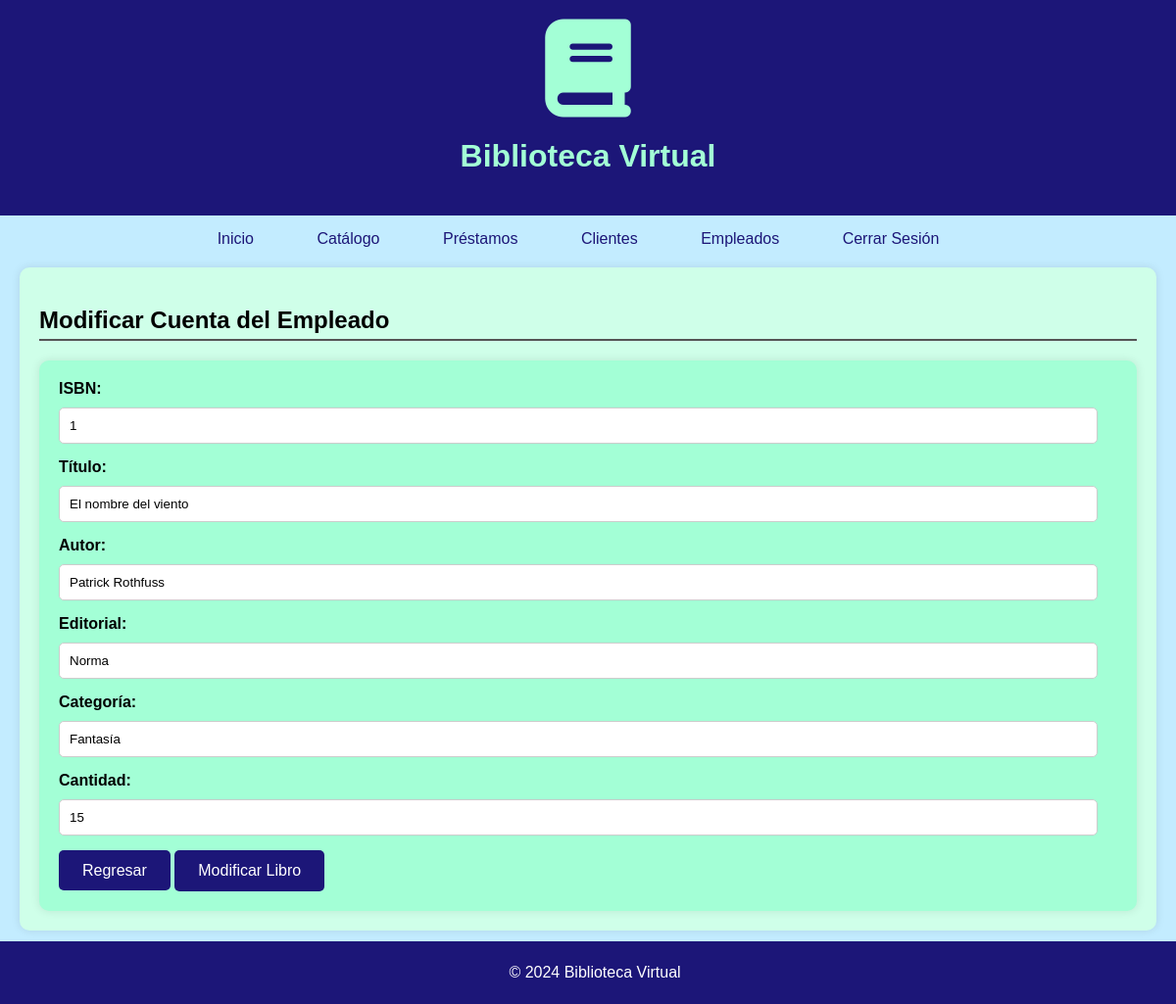
Screenshot of /modificarLibro.php?isbn=1&mod (signed in) with the database file from the repository.
### tables this page shows
CREATE TABLE `libro` (
  `ISBN` int(8) NOT NULL,
  `titulo` varchar(255) NOT NULL,
  `autor` varchar(255) NOT NULL,
  `editorial` varchar(255) NOT NULL,
  `categoria` varchar(255) NOT NULL,
  `ejemplaresDisponibles` int(11) NOT NULL
);

### modificarLibro.php (the view, shortened to what this page needs)
<!DOCTYPE html>
<html lang="es">
    <head>
        <link rel="stylesheet" href="assets/style.css">
    </head>
    <body>
        <?php
            include('assets/menu.php');
            $libros = new Database();
            if (isset($_GET["isbn"]) && (isset($_GET["mod"]) || isset($_GET["del"]))) {
                $isbn = $libros->sanitize($_GET["isbn"]);
                $res = $libros->buscarElemento('libro','ISBN', $isbn);
                if ($res) {
                    if (isset($_GET["mod"])) {
                        ?>
                        <article class="modLibro">
                            <h1>Modificar Cuenta del Empleado</h1>
                            <main>
                                <form action="catalogo.php" method="POST">
                                    <label for="isbn">ISBN:</label>
                                    <input type="number" name="isbn" id="isbn" readonly="" required="" value="<?php echo $res->ISBN; ?>">
                                    <label for="titulo">Título:</label>
                                    <input type="text" name="titulo" id="titulo" required="" value="<?php echo $res->titulo; ?>">
                                    <label for="autor">Autor:</label>
                                    <input type="text" name="autor" id="autor" required="" value="<?php echo $res->autor; ?>">
                                    <label for="editorial">Editorial:</label>
                                    <input type="text" name="editorial" id="editorial" required="" value="<?php echo $res->editorial; ?>">
                                    <label for="categoria">Categoría:</label>
                                    <input type="text" name="categoria" id="categoria" required="" value="<?php echo $res->categoria; ?>">
                                    <label for="cantidad">Cantidad:</label>
                                    <input type="number" name="cantidad" id="cantidad" required="" value="<?php echo $res->ejemplaresDisponibles ?>">
                                    <a class="submit" href="catalogo.php">Regresar</a>
                                    <button type="submit" id="mod" name="mod" class="submit">Modificar Libro</button>
                                </form>
                            </main>
                        </article>
                        <?php
                    } else if (isset($_GET["del"])) {
                        ?>
                        <article class="delLibro">
                            <h1>Eliminar Cuenta del Empleado</h1>
                            <main>
                                <form action="catalogo.php" method="POST">
                                <label for="isbn">ISBN:</label>
                                    <input type="number" name="isbn" id="isbn" readonly="" required="" value="<?php echo $res->ISBN; ?>">
                                    <label for="titulo">Título:</label>
                                    <input type="text" name="titulo" id="titulo" readonly="" required="" value="<?php echo $res->titulo; ?>">
                                    <label for="autor">Autor:</label>
                                    <input type="text" name="autor" id="autor" readonly="" required="" value="<?php echo $res->autor; ?>">
                                    <label for="editorial">Editorial:</label>
                                    <input type="text" name="editorial" id="editorial" readonly="" required="" value="<?php echo $res->editorial; ?>">
                                    <label for="categoria">Categoría:</label>
                                    <input type="text" name="categoria" id="categoria" readonly="" required="" value="<?php echo $res->categoria; ?>">
                                    <label for="delete">ADVERTENCIA: ¿Estás seguro de borrar al libro <?php echo $res->titulo; ?>? Esta acción no se puede deshacer</label>
                                    <a class="submit" href="catalogo.php">No, regresar</a>
                                    <button type="submit" id="del" name="del" class="submit">Sí, eliminar libro</button>
                                </form>
                            </main>
                        </article>
                        <?php
                    }
                }
            }
        ?>
    </body>
</html>

### assets/style.css (style rules this page uses)
:root { --navy: #1C1678; --lightBlue: #c3ecff; --mint: #A3FFD6; --clearColor: #cfffe9; }
body { font-family: Arial, sans-serif; margin: 0; padding: 0; background-color: var(--lightBlue); }
article { background-color: var(--clearColor); margin: 20px 20px 75px 20px; padding: 20px; border-radius: 10px; box-shadow: 0 0 10px rgba(0, 0, 0, 0.1); }
article h1 { border-bottom: 2px solid #545454; padding-bottom: 5px; }
article main { margin-top: 10px; }
form { margin-top: 20px; background-color: var(--mint); padding: 20px; border-radius: 10px; box-shadow: 0 0 10px rgba(0, 0, 0, 0.1); }
label { display: block; margin-bottom: 5px; font-weight: bold; }
input[type = "text"], input[type = "number"], input[type = "date"], input[type = "email"], input[type = "password"], select { width: calc(100% - 20px); padding: 10px; margin-top: 5px; margin-bottom: 15px; border: 1px solid #ccc; border-radius: 5px; box-sizing: border-box; }
.submit { text-decoration: none; background-color: var(--navy); color: white; padding: 12px 24px; border: none; border-radius: 5px; cursor: pointer; font-size: 16px; transition: background-color 0.3s ease; }

### rows the page displays
libro: isbn "1", titulo "El nombre del viento", autor "Patrick Rothfuss", editorial "Norma", categoria "Fantasía", cantidad "15"
